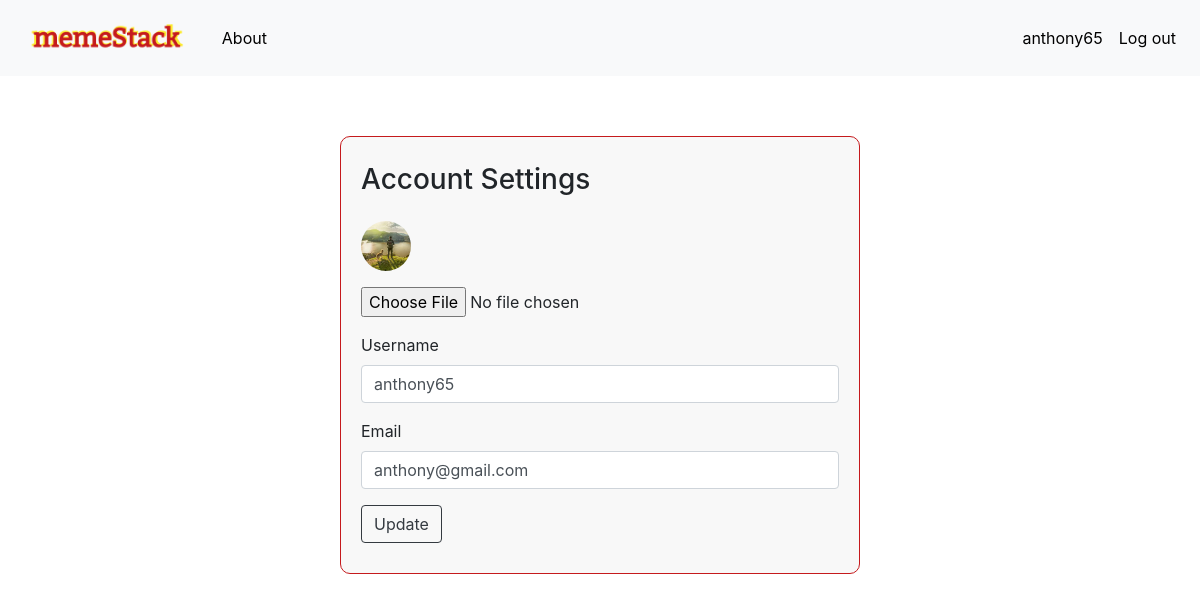
The app's page /account (signed in) with its own data.
### mainproject/models.py (models this page shows, shortened)
class User(db.Model,UserMixin):
    __tablename__ = "users"
    id = db.Column(db.Integer,primary_key= True)
    profile_image = db.Column(db.String(20),nullable=False,default='default_profile.png')
    email = db.Column(db.String(64),unique = True, index = True)
    username = db.Column(db.String(64),unique = True, index = True)
    password_hash = db.Column(db.String(128))
    memes = db.relationship('Meme',backref='author',lazy = True) # now the Meme table have a column named author which is invisible

### mainproject/users/views.py (the view)
@users.route('/account',methods=['GET','POST'])
@login_required
def account():
    form = UpdateUserForm()
    if form.validate_on_submit():
        if form.picture.data:
            username = current_user.username
            pic = add_profile_pic(form.picture.data,username)
            current_user.profile_image = pic
        current_user.username = form.username.data
        current_user.email = form.email.data
        db.session.commit()
        flash('User Information Updated!')
        return redirect(url_for('users.account'))
    elif request.method == "GET":
        form.username.data = current_user.username
        form.email.data = current_user.email
    profile_image = url_for('static',filename = 'profile_pics/' + current_user.profile_image)
    return render_template('account.html', profile_image = profile_image, form= form)

### mainproject/users/forms.py (shortened to what this page needs)
class UpdateUserForm(FlaskForm):
    email = StringField("Email",validators = [DataRequired(),Email()])
    username = StringField("Username",validators= [DataRequired()])
    picture = FileField("Update Profile Pictures", validators= [FileAllowed(['jpg','jpeg','png'])])
    submit = SubmitField("Update")

### mainproject/models.py (called while the page is built)
@login_manager.user_loader
def load_user(user_id):
    return User.query.get(user_id)

### mainproject/templates/account.html (shortened to what this page needs)
{% extends "base.html" %} {% block content %}
<div class="container account_style">
    <div class="row">
        <div class="col-sm-3"></div>
        <div class="col-sm-6 account_form">
            <h3 class="mt-3">Account Settings</h3>
            <img class="mt-3" src="{{url_for('static',filename= 'profile_pics/'+current_user.profile_image)}}" alt="">
            <form class="mt-3" method="POST" enctype="multipart/form-data">
                <div class="form-group">
                    {{ form.picture }}
                </div>
                <div class="form-group mt-3">
                    {{ form.username.label }} {{ form.username(class="form-control") }}
                </div>
                <div class="form-group">
                    {{ form.email.label }} {{ form.email(class="form-control") }}
                </div>
                {{ form.submit(class="btn btn-outline-dark") }}
            </form>
        </div>
        <div class="col-sm-3"></div>
    </div>
</div>
{% endblock %}

### mainproject/templates/base.html (shortened to what this page needs)
<!doctype html>
<html lang="en">
<head>
    <link rel="stylesheet" href="https://stackpath.bootstrapcdn.com/bootstrap/4.5.2/css/bootstrap.min.css">
    <link rel="stylesheet" href="{{ url_for('static',filename='css/style.css') }}">
</head>
<body>
    <nav class="navbar navbar-expand-lg navbar-light bg-light">
        <a class="navbar-brand" href="{{ url_for('core.index') }}">
            <img src="../static/images/logo2.png" alt="">
        </a>
        <div class="collapse navbar-collapse" id="navbarNav">
            <ul class="navbar-nav">
                <li class='nav-item about'>
                    <a class="nav-link" href="{{ url_for('core.about') }}">About</a>
                </li>
            </ul>
            <ul class="navbar-nav ml-auto">
                {% if current_user.is_authenticated %}
                <li class="nav-item">
                    <a class="nav-link" href="{{url_for('users.profile',username= current_user.username)}}">{{current_user.username}}</a>
                </li>
                <li class="nav-item">
                    <a class="nav-link" href="{{ url_for('users.logout') }}">Log out</a>
                </li>
                {% endif %}
            </ul>
        </div>
    </nav>
    <div class="mainContainer">
        {% block content %} {% endblock %}
    </div>
</body>
</html>

### mainproject/static/css/style.css (style rules this page uses)
.mainContainer { padding: 20px 80px; }
.navbar-brand img { height: 50px; }
.nav-link:link { color: black !important; }
.create_meme_style .create_meme_form, .account_style .account_form, .login_style .login_form, .register_style .register_form { margin-top: 40px; background: #f8f8f8; padding: 10px 20px 30px 20px; border-radius: 10px; border: 1px solid #c51a1d !important; }
.account_form img { width: 50px; height: 50px; border-radius: 50%; object-fit: cover; }

### records on screen
User: username "anthony65", profile_image (picture), email "anthony@gmail.com"
